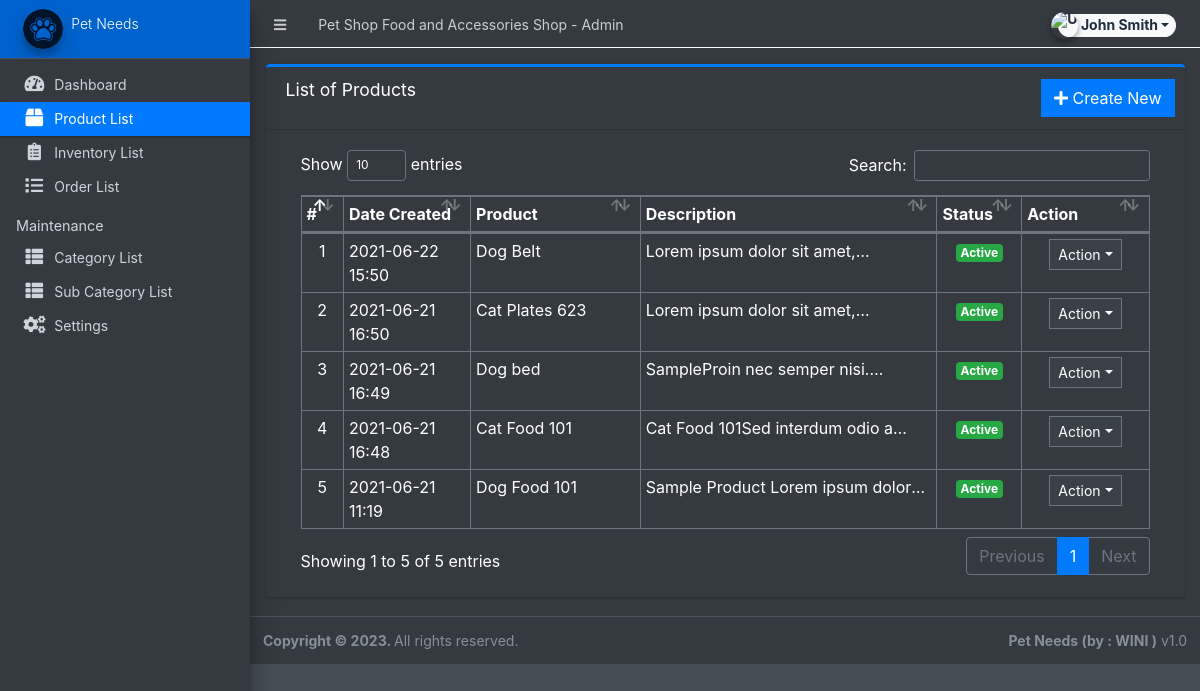
Before: /admin/?page=product (signed in) with the older database file.
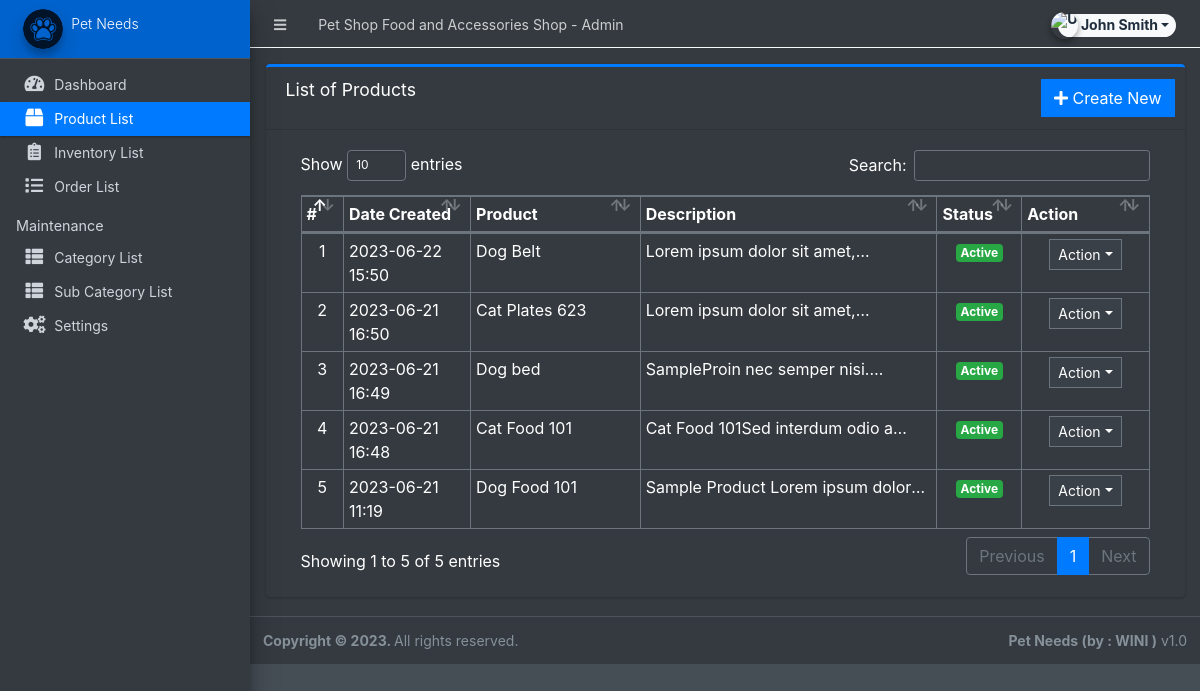
After: the same page with the newer database file.
### tables this page shows
CREATE TABLE `products` (
  `id` int(30) NOT NULL,
  `category_id` int(30) NOT NULL,
  `sub_category_id` int(30) NOT NULL,
  `product_name` varchar(250) NOT NULL,
  `description` text NOT NULL,
  `status` tinyint(1) NOT NULL DEFAULT 1,
  `date_created` datetime NOT NULL DEFAULT current_timestamp()
);

### admin/product/index.php (the view, shortened to what this page needs)
<div class="card card-outline card-primary">
	<div class="card-header">
		<h3 class="card-title">List of Products</h3>
		<div class="card-tools">
			<a href="?page=product/manage_product" class="btn btn-flat btn-primary"><span class="fas fa-plus"></span>  Create New</a>
		</div>
	</div>
	<div class="card-body">
		<div class="container-fluid">
        <div class="container-fluid">
			<table class="table table-bordered table-stripped">
				<colgroup>
					<col width="5%">
					<col width="15%">
					<col width="20%">
					<col width="35%">
					<col width="10%">
					<col width="15%">
				</colgroup>
				<thead>
					<tr>
						<th>#</th>
						<th>Date Created</th>
						<th>Product</th>
						<th>Description</th>
						<th>Status</th>
						<th>Action</th>
					</tr>
				</thead>
				<tbody>
					<?php
					$i = 1;
						$qry = $conn->query("SELECT * from `products` order by unix_timestamp(date_created) desc ");
						while($row = $qry->fetch_assoc()):
                            $row['description'] = strip_tags(stripslashes(html_entity_decode($row['description'])));
					?>
						<tr>
							<td class="text-center"><?php echo $i++; ?></td>
							<td><?php echo date("Y-m-d H:i",strtotime($row['date_created'])) ?></td>
							<td><?php echo $row['product_name'] ?></td>
							<td ><p class="truncate-1 m-0"><?php echo $row['description'] ?></p></td>
							<td class="text-center">
                                <?php if($row['status'] == 1): ?>
                                    <span class="badge badge-success">Active</span>
                                <?php else: ?>
                                    <span class="badge badge-danger">Inactive</span>
                                <?php endif; ?>
                            </td>
							<td align="center">
								 <button type="button" class="btn btn-flat btn-default btn-sm dropdown-toggle dropdown-icon" data-toggle="dropdown">
				                  		Action
				                  </button>
							</td>
						</tr>
					<?php endwhile; ?>
				</tbody>
			</table>
		</div>
		</div>
	</div>
</div>

Changed rows visible on the page:
changed products "Dog Belt": date_created "2021-06-22 15:50" → "2023-06-22 15:50"
changed products "Cat Plates 623": date_created "2021-06-21 16:50" → "2023-06-21 16:50"
changed products "Dog bed": date_created "2021-06-21 16:49" → "2023-06-21 16:49"
changed products "Cat Food 101": date_created "2021-06-21 16:48" → "2023-06-21 16:48"
changed products "Dog Food 101": date_created "2021-06-21 11:19" → "2023-06-21 11:19"
